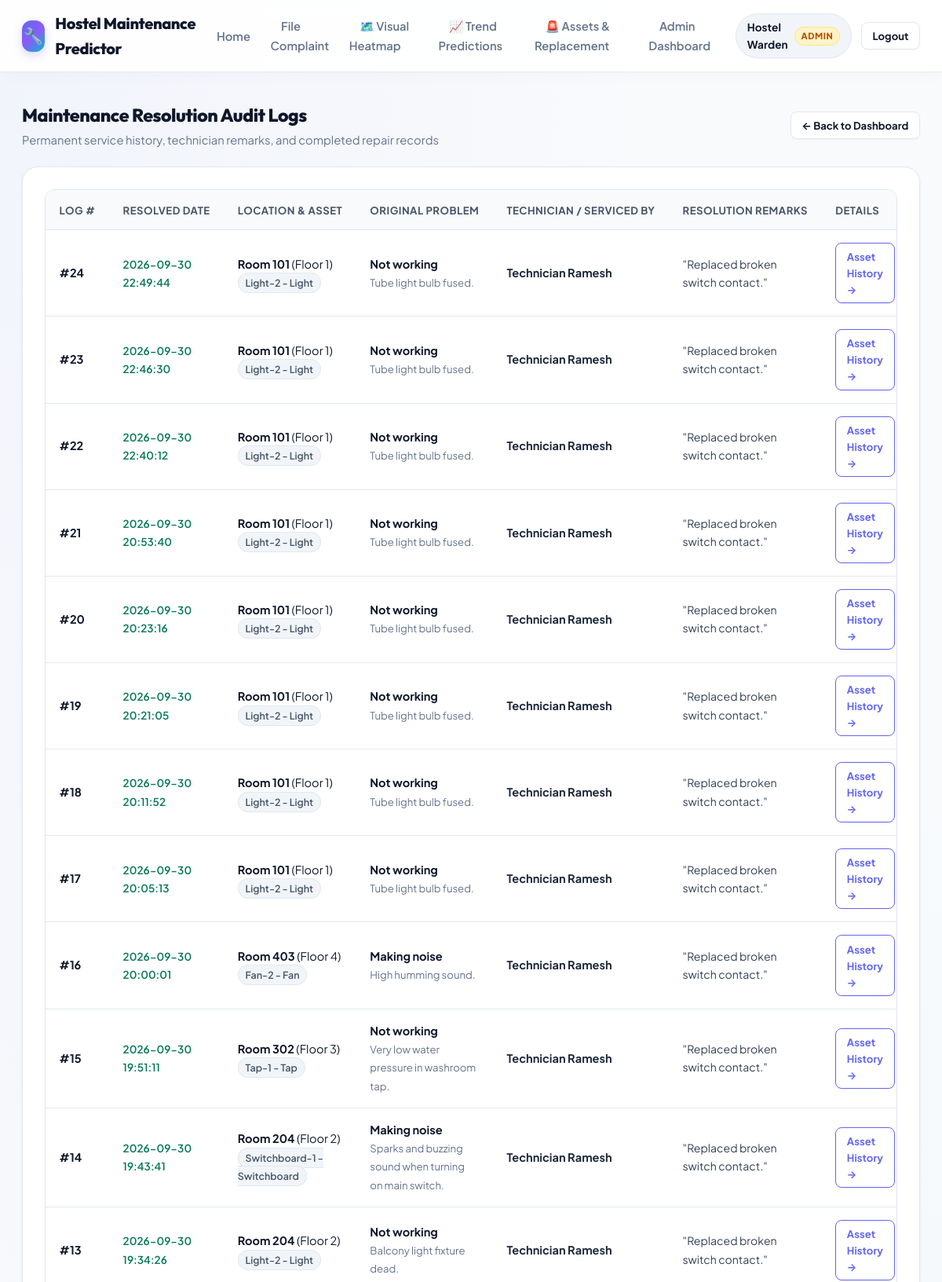
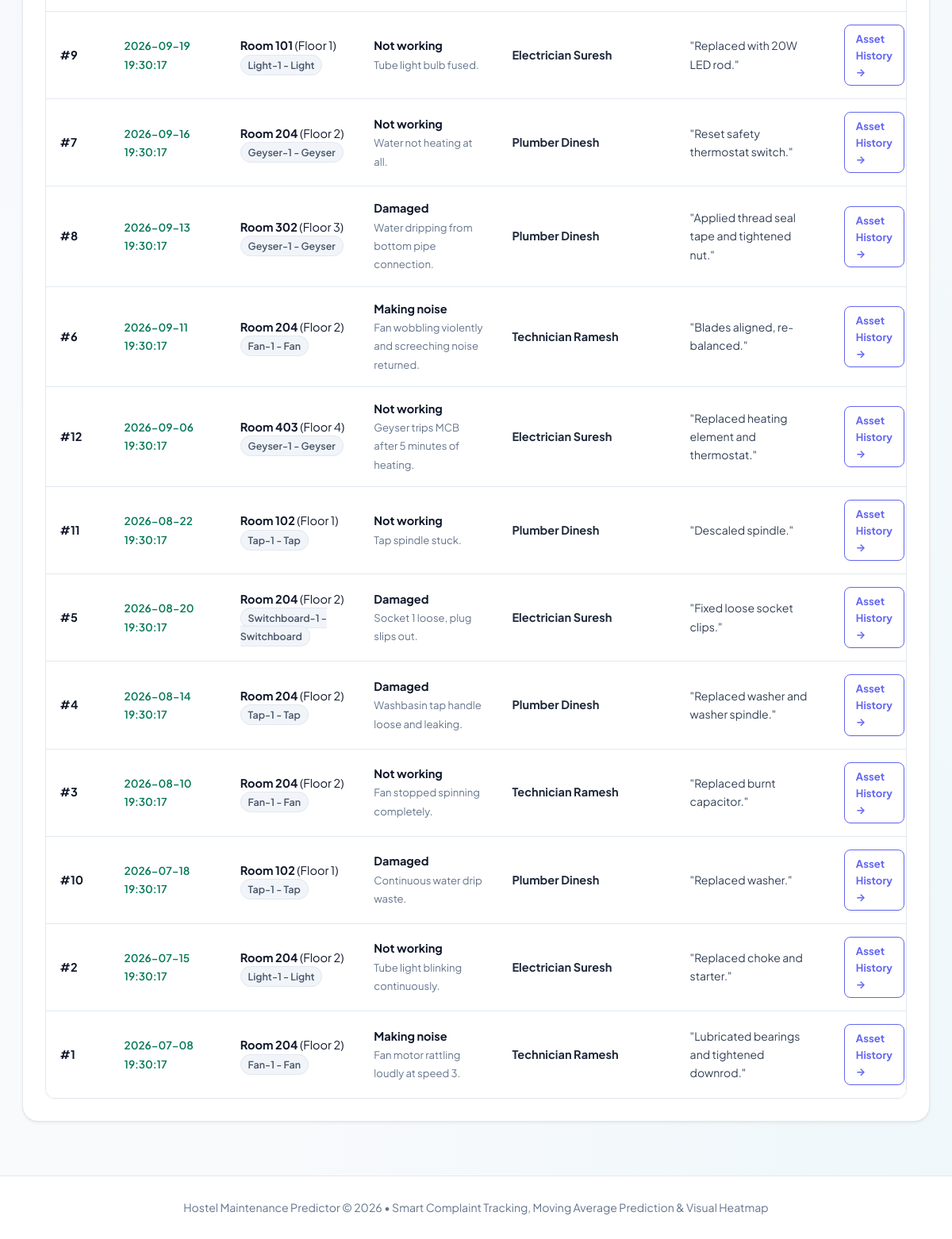
The page /resolutions (signed in) on the database its author committed (2 pictures, top to bottom).
### tables this page shows
CREATE TABLE resolution_log (
        id INTEGER PRIMARY KEY AUTOINCREMENT,
        complaint_id INTEGER NOT NULL,
        resolved_date TEXT NOT NULL,
        resolved_by TEXT NOT NULL,
        remarks TEXT NOT NULL,
        FOREIGN KEY (complaint_id) REFERENCES complaints (id)
    );

CREATE TABLE complaints (
        id INTEGER PRIMARY KEY AUTOINCREMENT,
        user_id INTEGER,
        asset_id INTEGER NOT NULL,
        room_no TEXT NOT NULL,
        floor INTEGER NOT NULL,
        issue_type TEXT NOT NULL CHECK(issue_type IN ('Not working', 'Damaged', 'Making noise', 'Other')),
        description TEXT NOT NULL,
        date_filed TEXT NOT NULL,
        status TEXT NOT NULL CHECK(status IN ('Pending', 'In Progress', 'Resolved')) DEFAULT 'Pending',
        is_anonymous INTEGER NOT NULL DEFAULT 0,
        affected_students_count INTEGER NOT NULL DEFAULT 1,
        FOREIGN KEY (user_id) REFERENCES users (id),
        FOREIGN KEY (asset_id) REFERENCES assets (id)
    );

CREATE TABLE assets (
        id INTEGER PRIMARY KEY AUTOINCREMENT,
        room_no TEXT NOT NULL,
        floor INTEGER NOT NULL,
        asset_type TEXT NOT NULL CHECK(asset_type IN ('Fan', 'Light', 'Geyser', 'Tap', 'Switchboard', 'Other')),
        asset_code TEXT NOT NULL
    );

### app.py (the view)
@app.route('/resolutions')
def resolutions_view():
    conn = get_db()
    cursor = conn.cursor()
    cursor.execute('''
        SELECT
            r.id AS log_id, r.resolved_date, r.resolved_by, r.remarks,
            c.id AS complaint_id, c.asset_id, c.room_no, c.floor, c.issue_type, c.description, c.date_filed,
            a.asset_code, a.asset_type
        FROM resolution_log r
        JOIN complaints c ON r.complaint_id = c.id
        JOIN assets a ON c.asset_id = a.id
        ORDER BY r.resolved_date DESC
    ''')
    logs = cursor.fetchall()
    conn.close()
    return render_template('resolution_logs.html', logs=logs)

### app.py (called while the page is built)
@app.context_processor
def inject_user():
    return {
        'current_user': {
            'id': session.get('user_id'),
            'name': session.get('name'),
            'email': session.get('email'),
            'role': session.get('role'),
            'room_no': session.get('room_no'),
            'floor': session.get('floor')
        } if 'user_id' in session else None,
        'current_time': datetime.now()
    }

### models.py (called while the page is built)
def get_db():
    conn = sqlite3.connect(DB_PATH)
    conn.row_factory = sqlite3.Row
    return conn

### templates/resolution_logs.html (shortened to what this page needs)
{% extends "base.html" %}
{% block content %}
<div class="section-header">
  <div>
    <h1 class="section-title">Maintenance Resolution Audit Logs</h1>
    <p class="section-desc">Permanent service history, technician remarks, and completed repair records</p>
  </div>
  <div>
    <a href="{{ url_for('admin_dashboard') }}" class="btn btn-secondary btn-sm">&larr; Back to Dashboard</a>
  </div>
</div>
<div class="panel-card">
  {% if logs %}
    <div class="table-responsive">
      <table class="data-table">
        <thead>
          <tr>
            <th>Log #</th>
            <th>Resolved Date</th>
            <th>Location & Asset</th>
            <th>Original Problem</th>
            <th>Technician / Serviced By</th>
            <th>Resolution Remarks</th>
            <th>Details</th>
          </tr>
        </thead>
        <tbody>
          {% for log in logs %}
          <tr>
            <td><strong>#{{ log.log_id }}</strong></td>
            <td>
              <span style="font-size: 0.85rem; color: #047857; font-weight: 600;">
                {{ log.resolved_date }}
              </span>
            </td>
            <td>
              <strong>Room {{ log.room_no }}</strong> (Floor {{ log.floor }})<br>
              <span class="badge-normal">{{ log.asset_code }} - {{ log.asset_type }}</span>
            </td>
            <td style="max-width: 200px;">
              <strong>{{ log.issue_type }}</strong><br>
              <span style="font-size: 0.82rem; color: var(--text-muted);">{{ log.description }}</span>
            </td>
            <td>
              <strong style="color: #1e293b;">{{ log.resolved_by }}</strong>
            </td>
            <td style="max-width: 260px;">
              <span style="color: #334155; font-size: 0.88rem;">"{{ log.remarks }}"</span>
            </td>
            <td>
              <a href="{{ url_for('asset_detail', asset_id=log.asset_id) }}" class="btn btn-outline btn-sm">
                Asset History &rarr;
              </a>
            </td>
          </tr>
          {% endfor %}
        </tbody>
      </table>
    </div>
  {% else %}
    <div style="text-align: center; padding: 2rem; color: var(--text-muted);">
      No resolution logs have been recorded yet.
    </div>
  {% endif %}
</div>
{% endblock %}

### static/style.css (style rules this page uses)
:root { --primary: #6366f1; --primary-hover: #4f46e5; --primary-dark: #3730a3; --primary-light: #e0e7ff; --primary-glow: rgba(99, 102, 241, 0.25); --secondary: #06b6d4; --secondary-glow: rgba(6, 182, 212, 0.25); --accent: #8b5cf6; --accent-glow: rgba(139, 92, 246, 0.25); --bg-main: #f8fafc; --bg-card: #ffffff; --bg-glass: rgba(255, 255, 255, 0.85); --text-main: #0f172a; --text-secondary: #334155; --text-muted: #64748b; --border-color: #e2e8f0; --border-hover: #cbd5e1; --success: #10b981; --success-light: #ecfdf5; --success-glow: rgba(16, 185, 129, 0.2); --warning: #f59e0b; --warning-light: #fffbeb; --warning-glow: rgba(245, 158, 11, 0.2); --danger: #f43f5e; --danger-light: #fff1f2; --danger-glow: rgba(244, 63, 94, 0.2); --shadow-xs: 0 1px 2px rgba(0, 0, 0, 0.04); --shadow-sm: 0 2px 4px rgba(0, 0, 0, 0.05), 0 1px 2px rgba(0, 0, 0, 0.04); --shadow-md: 0 8px 16px -2px rgba(0, 0, 0, 0.06), 0 4px 6px -2px rgba(0, 0, 0, 0.04); --shadow-lg: 0 20px 25px -5px rgba(0, 0, 0, 0.08), 0 8px 10px -6px rgba(0, 0, 0, 0.04); --shadow-glow: 0 0 20px var(--primary-glow); --radius-sm: 8px; --radius-md: 12px; --radius-lg: 20px; --radius-full: 9999px; --transition-fast: all 0.15s cubic-bezier(0.4, 0, 0.2, 1); --transition: all 0.25s cubic-bezier(0.16, 1, 0.3, 1); --transition-bounce: all 0.35s cubic-bezier(0.34, 1.56, 0.64, 1); }
* { box-sizing: border-box; margin: 0; padding: 0; }
body { font-family: 'Plus Jakarta Sans', system-ui, -apple-system, sans-serif; background-color: var(--bg-main); background-image: radial-gradient(at 0% 0%, rgba(99, 102, 241, 0.04) 0px, transparent 50%), radial-gradient(at 100% 100%, rgba(6, 182, 212, 0.04) 0px, transparent 50%); background-attachment: fixed; color: var(--text-main); line-height: 1.6; min-height: 100vh; display: flex; flex-direction: column; -webkit-font-smoothing: antialiased; }
h1, h2, h3, h4, .brand-logo { font-family: 'Outfit', 'Plus Jakarta Sans', sans-serif; letter-spacing: -0.02em; }
a { color: var(--primary); text-decoration: none; transition: var(--transition); }
.btn { display: inline-flex; align-items: center; justify-content: center; gap: 0.55rem; padding: 0.65rem 1.35rem; border-radius: var(--radius-md); font-size: 0.92rem; font-weight: 700; cursor: pointer; border: 1px solid transparent; transition: var(--transition-bounce); text-decoration: none; user-select: none; box-shadow: var(--shadow-xs); }
.btn-secondary { background: white; color: var(--text-main); border-color: var(--border-color); }
.btn-outline { background: transparent; color: var(--primary); border-color: var(--primary); }
.btn-sm { padding: 0.38rem 0.85rem; font-size: 0.82rem; border-radius: var(--radius-sm); }
.section-header { display: flex; justify-content: space-between; align-items: center; margin-bottom: 1.35rem; flex-wrap: wrap; gap: 1rem; }
.section-title { font-size: 1.45rem; font-weight: 800; color: var(--text-main); }
.section-desc { font-size: 0.92rem; color: var(--text-muted); margin-top: 2px; }
.panel-card { background: var(--bg-card); border: 1px solid var(--border-color); border-radius: var(--radius-lg); box-shadow: var(--shadow-sm); padding: 1.75rem; margin-bottom: 2rem; transition: var(--transition); }
.table-responsive { overflow-x: auto; border-radius: var(--radius-md); border: 1px solid var(--border-color); background: white; box-shadow: var(--shadow-xs); }
.data-table { width: 100%; border-collapse: collapse; text-align: left; font-size: 0.91rem; }
.data-table th { background: #f8fafc; color: #475569; font-weight: 700; font-size: 0.82rem; text-transform: uppercase; letter-spacing: 0.5px; padding: 0.9rem 1.1rem; border-bottom: 1px solid var(--border-color); white-space: nowrap; }
.data-table td { padding: 1rem 1.1rem; border-bottom: 1px solid var(--border-color); color: var(--text-main); transition: background-color 0.15s ease; }
.data-table tbody tr:last-child td { border-bottom: none; }
.badge-normal { background: #f1f5f9; color: #475569; padding: 0.25rem 0.55rem; border-radius: var(--radius-full); font-size: 0.78rem; font-weight: 600; border: 1px solid var(--border-color); }

### rows shown on the page
resolution_log: log_id "24", resolved_date "2026-09-30 22:49:44", room_no "101", floor "1", asset_code "Light-2", asset_type "Light", issue_type "Not working", description "Tube light bulb fused.", resolved_by "Technician Ramesh", remarks "Replaced broken switch contact."
resolution_log: log_id "23", resolved_date "2026-09-30 22:46:30", room_no "101", floor "1", asset_code "Light-2", asset_type "Light", issue_type "Not working", description "Tube light bulb fused.", resolved_by "Technician Ramesh", remarks "Replaced broken switch contact."
resolution_log: log_id "22", resolved_date "2026-09-30 22:40:12", room_no "101", floor "1", asset_code "Light-2", asset_type "Light", issue_type "Not working", description "Tube light bulb fused.", resolved_by "Technician Ramesh", remarks "Replaced broken switch contact."
resolution_log: log_id "21", resolved_date "2026-09-30 20:53:40", room_no "101", floor "1", asset_code "Light-2", asset_type "Light", issue_type "Not working", description "Tube light bulb fused.", resolved_by "Technician Ramesh", remarks "Replaced broken switch contact."
resolution_log: log_id "20", resolved_date "2026-09-30 20:23:16", room_no "101", floor "1", asset_code "Light-2", asset_type "Light", issue_type "Not working", description "Tube light bulb fused.", resolved_by "Technician Ramesh", remarks "Replaced broken switch contact."
resolution_log: log_id "19", resolved_date "2026-09-30 20:21:05", room_no "101", floor "1", asset_code "Light-2", asset_type "Light", issue_type "Not working", description "Tube light bulb fused.", resolved_by "Technician Ramesh", remarks "Replaced broken switch contact."
resolution_log: log_id "18", resolved_date "2026-09-30 20:11:52", room_no "101", floor "1", asset_code "Light-2", asset_type "Light", issue_type "Not working", description "Tube light bulb fused.", resolved_by "Technician Ramesh", remarks "Replaced broken switch contact."
resolution_log: log_id "17", resolved_date "2026-09-30 20:05:13", room_no "101", floor "1", asset_code "Light-2", asset_type "Light", issue_type "Not working", description "Tube light bulb fused.", resolved_by "Technician Ramesh", remarks "Replaced broken switch contact."
resolution_log: log_id "16", resolved_date "2026-09-30 20:00:01", room_no "403", floor "4", asset_code "Fan-2", asset_type "Fan", issue_type "Making noise", description "High humming sound.", resolved_by "Technician Ramesh", remarks "Replaced broken switch contact."
resolution_log: log_id "15", resolved_date "2026-09-30 19:51:11", room_no "302", floor "3", asset_code "Tap-1", asset_type "Tap", issue_type "Not working", description "Very low water pressure in washroom tap.", resolved_by "Technician Ramesh", remarks "Replaced broken switch contact."
resolution_log: log_id "14", resolved_date "2026-09-30 19:43:41", room_no "204", floor "2", asset_code "Switchboard-1", asset_type "Switchboard", issue_type "Making noise", description "Sparks and buzzing sound when turning on main switch.", resolved_by "Technician Ramesh", remarks "Replaced broken switch contact."
resolution_log: log_id "13", resolved_date "2026-09-30 19:34:26", room_no "204", floor "2", asset_code "Light-2", asset_type "Light", issue_type "Not working", description "Balcony light fixture dead.", resolved_by "Technician Ramesh", remarks "Replaced broken switch contact."
resolution_log: log_id "9", resolved_date "2026-09-19 19:30:17", room_no "101", floor "1", asset_code "Light-1", asset_type "Light", issue_type "Not working", description "Tube light bulb fused.", resolved_by "Electrician Suresh", remarks "Replaced with 20W LED rod."
resolution_log: log_id "7", resolved_date "2026-09-16 19:30:17", room_no "204", floor "2", asset_code "Geyser-1", asset_type "Geyser", issue_type "Not working", description "Water not heating at all.", resolved_by "Plumber Dinesh", remarks "Reset safety thermostat switch."
resolution_log: log_id "8", resolved_date "2026-09-13 19:30:17", room_no "302", floor "3", asset_code "Geyser-1", asset_type "Geyser", issue_type "Damaged", description "Water dripping from bottom pipe connection.", resolved_by "Plumber Dinesh", remarks "Applied thread seal tape and tightened nut."
resolution_log: log_id "6", resolved_date "2026-09-11 19:30:17", room_no "204", floor "2", asset_code "Fan-1", asset_type "Fan", issue_type "Making noise", description "Fan wobbling violently and screeching noise returned.", resolved_by "Technician Ramesh", remarks "Blades aligned, re-balanced."
resolution_log: log_id "12", resolved_date "2026-09-06 19:30:17", room_no "403", floor "4", asset_code "Geyser-1", asset_type "Geyser", issue_type "Not working", description "Geyser trips MCB after 5 minutes of heating.", resolved_by "Electrician Suresh", remarks "Replaced heating element and thermostat."
resolution_log: log_id "11", resolved_date "2026-08-22 19:30:17", room_no "102", floor "1", asset_code "Tap-1", asset_type "Tap", issue_type "Not working", description "Tap spindle stuck.", resolved_by "Plumber Dinesh", remarks "Descaled spindle."
resolution_log: log_id "5", resolved_date "2026-08-20 19:30:17", room_no "204", floor "2", asset_code "Switchboard-1", asset_type "Switchboard", issue_type "Damaged", description "Socket 1 loose, plug slips out.", resolved_by "Electrician Suresh", remarks "Fixed loose socket clips."
resolution_log: log_id "4", resolved_date "2026-08-14 19:30:17", room_no "204", floor "2", asset_code "Tap-1", asset_type "Tap", issue_type "Damaged", description "Washbasin tap handle loose and leaking.", resolved_by "Plumber Dinesh", remarks "Replaced washer and washer spindle."
resolution_log: log_id "3", resolved_date "2026-08-10 19:30:17", room_no "204", floor "2", asset_code "Fan-1", asset_type "Fan", issue_type "Not working", description "Fan stopped spinning completely.", resolved_by "Technician Ramesh", remarks "Replaced burnt capacitor."
resolution_log: log_id "10", resolved_date "2026-07-18 19:30:17", room_no "102", floor "1", asset_code "Tap-1", asset_type "Tap", issue_type "Damaged", description "Continuous water drip waste.", resolved_by "Plumber Dinesh", remarks "Replaced washer."
resolution_log: log_id "2", resolved_date "2026-07-15 19:30:17", room_no "204", floor "2", asset_code "Light-1", asset_type "Light", issue_type "Not working", description "Tube light blinking continuously.", resolved_by "Electrician Suresh", remarks "Replaced choke and starter."
resolution_log: log_id "1", resolved_date "2026-07-08 19:30:17", room_no "204", floor "2", asset_code "Fan-1", asset_type "Fan", issue_type "Making noise", description "Fan motor rattling loudly at speed 3.", resolved_by "Technician Ramesh", remarks "Lubricated bearings and tightened downrod."

### other values the page prints
{{ current_user.name }} "Hostel Warden"
{{ current_user.role }} "ADMIN"
